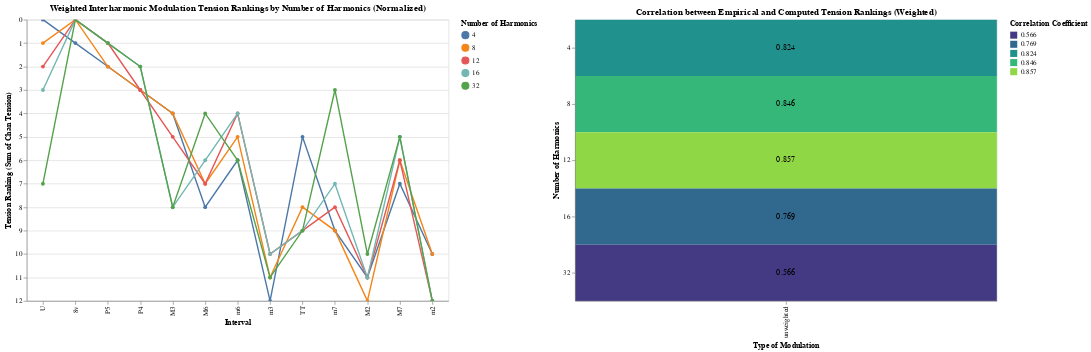

Here is the notebook cell this chart was saved with:
### Markdown cell above
with weights no limit

### Code cell
big_df, corr_df = compute_interharmonic_tension_ranking_and_correlation(number_of_harmonics_ranges=[4,8,12,16,32],apply_weights_to_harmonics=False,limit_delta_frequency=True,include_lower_bound=True,empirical_ranking=empirical_ranking)
ranking_linear_plot, corr_heatmap = plot_normalized_interharmonic_plots_correlation_chan(big_df,corr_df,empirical_ranking=empirical_ranking)
ranking_linear_plot = ranking_linear_plot.properties(title='Weighted Interharmonic Modulation Tension Rankings by Number of Harmonics (Normalized)')
corr_heatmap = corr_heatmap.properties(title='Correlation between Empirical and Computed Tension Rankings (Weighted)')
(ranking_linear_plot | corr_heatmap).resolve_scale(color='independent').resolve_legend(color='independent')

### Figure 1 — Vega-Lite specification as saved in the notebook (floating-point values rounded to 4 significant figures)
{"config": {"view": {"continuousWidth": 300, "continuousHeight": 300}}, "hconcat": [{"data": {"name": "data-68376e3975e5e0fc5062738a99605ea6"}, "mark": {"type": "line", "point": true}, "encoding": {"color": {"field": "number_of_harmonics", "title": "Number of Harmonics", "type": "nominal"}, "tooltip": [{"field": "interval", "type": "nominal"}, {"field": "tension_ranking", "type": "quantitative"}, {"field": "number_of_harmonics", "type": "quantitative"}], "x": {"field": "interval", "sort": ["U", "8v", "P5", "P4", "M3", "M6", "m6", "m3", "TT", "m7", "M2", "M7", "m2"], "title": "Interval", "type": "nominal"}, "y": {"field": "tension_ranking", "scale": {"reverse": true}, "title": "Tension Ranking (Sum of Chan Tension)", "type": "quantitative"}}, "height": 400, "name": "view_12", "title": "Weighted Interharmonic Modulation Tension Rankings by Number of Harmonics (Normalized)", "width": 600}, {"layer": [{"mark": {"type": "rect"}, "encoding": {"color": {"field": "correlation_coefficient", "scale": {"scheme": "viridis"}, "title": "Correlation Coefficient", "type": "nominal"}, "tooltip": [{"field": "number_of_harmonics", "type": "quantitative"}, {"field": "correlation_coefficient", "type": "quantitative"}, {"field": "type_of_modulation", "type": "nominal"}], "x": {"field": "type_of_modulation", "title": "Type of Modulation", "type": "nominal"}, "y": {"field": "number_of_harmonics", "title": "Number of Harmonics", "type": "ordinal"}}, "name": "view_11", "title": "Correlation between Empirical and Computed Tension Rankings"}, {"mark": {"type": "text", "baseline": "middle", "color": "black"}, "encoding": {"text": {"field": "correlation_coefficient", "type": "nominal"}, "x": {"field": "type_of_modulation", "type": "nominal"}, "y": {"field": "number_of_harmonics", "type": "ordinal"}}}], "data": {"name": "data-933b515759eef247587e43520d28ba2b"}, "height": 400, "title": "Correlation between Empirical and Computed Tension Rankings (Weighted)", "width": 600}], "params": [{"name": "param_15", "select": {"type": "interval", "encodings": ["x", "y"]}, "bind": "scales", "views": ["view_12"]}, {"name": "param_16", "select": {"type": "interval", "encodings": ["x", "y"]}, "bind": "scales", "views": ["view_11"]}], "resolve": {"legend": {"color": "independent"}, "scale": {"color": "independent"}}, "$schema": "https://vega.github.io/schema/vega-lite/v5.20.1.json", "datasets": {"data-68376e3975e5e0fc5062738a99605ea6": [{"interval": "U", "tension_ranking_sum": 0.0, "number_of_harmonics": 4, "tension_ranking": 0}, {"interval": "8v", "tension_ranking_sum": 0.0, "number_of_harmonics": 4, "tension_ranking": 1}, {"interval": "P5", "tension_ranking_sum": 0.1, "number_of_harmonics": 4, "tension_ranking": 2}, {"interval": "P4", "tension_ranking_sum": 0.1333, "number_of_harmonics": 4, "tension_ranking": 3}, {"interval": "M3", "tension_ranking_sum": 0.2333, "number_of_harmonics": 4, "tension_ranking": 4}, {"interval": "TT", "tension_ranking_sum": 0.2333, "number_of_harmonics": 4, "tension_ranking": 5}, {"interval": "m6", "tension_ranking_sum": 0.2333, "number_of_harmonics": 4, "tension_ranking": 6}, {"interval": "M7", "tension_ranking_sum": 0.3, "number_of_harmonics": 4, "tension_ranking": 7}, {"interval": "M6", "tension_ranking_sum": 0.4333, "number_of_harmonics": 4, "tension_ranking": 8}, {"interval": "m7", "tension_ranking_sum": 0.4333, "number_of_harmonics": 4, "tension_ranking": 9}, {"interval": "m2", "tension_ranking_sum": 0.8333, "number_of_harmonics": 4, "tension_ranking": 10}, {"interval": "M2", "tension_ranking_sum": 0.9333, "number_of_harmonics": 4, "tension_ranking": 11}, {"interval": "m3", "tension_ranking_sum": 0.9333, "number_of_harmonics": 4, "tension_ranking": 12}, {"interval": "8v", "tension_ranking_sum": 0.2286, "number_of_harmonics": 8, "tension_ranking": 0}, {"interval": "U", "tension_ranking_sum": 0.4619, "number_of_harmonics": 8, "tension_ranking": 1}, {"interval": "P5", "tension_ranking_sum": 0.5743, "number_of_harmonics": 8, "tension_ranking": 2}, {"interval": "P4", "tension_ranking_sum": 0.7476, "number_of_harmonics": 8, "tension_ranking": 3}, {"interval": "M3", "tension_ranking_sum": 0.9143, "number_of_harmonics": 8, "tension_ranking": 4}, {"interval": "m6", "tension_ranking_sum": 0.9286, "number_of_harmonics": 8, "tension_ranking": 5}, {"interval": "M7", "tension_ranking_sum": 1.093, "number_of_harmonics": 8, "tension_ranking": 6}, {"interval": "M6", "tension_ranking_sum": 1.233, "number_of_harmonics": 8, "tension_ranking": 7}, {"interval": "TT", "tension_ranking_sum": 1.253, "number_of_harmonics": 8, "tension_ranking": 8}, {"interval": "m7", "tension_ranking_sum": 1.333, "number_of_harmonics": 8, "tension_ranking": 9}, {"interval": "m2", "tension_ranking_sum": 2.582, "number_of_harmonics": 8, "tension_ranking": 10}, {"interval": "m3", "tension_ranking_sum": 2.589, "number_of_harmonics": 8, "tension_ranking": 11}, {"interval": "M2", "tension_ranking_sum": 2.634, "number_of_harmonics": 8, "tension_ranking": 12}, {"interval": "8v", "tension_ranking_sum": 0.8186, "number_of_harmonics": 12, "tension_ranking": 0}, {"interval": "P5", "tension_ranking_sum": 1.315, "number_of_harmonics": 12, "tension_ranking": 1}, {"interval": "U", "tension_ranking_sum": 1.459, "number_of_harmonics": 12, "tension_ranking": 2}, {"interval": "P4", "tension_ranking_sum": 1.697, "number_of_harmonics": 12, "tension_ranking": 3}, {"interval": "m6", "tension_ranking_sum": 2.198, "number_of_harmonics": 12, "tension_ranking": 4}, {"interval": "M3", "tension_ranking_sum": 2.287, "number_of_harmonics": 12, "tension_ranking": 5}, {"interval": "M7", "tension_ranking_sum": 2.322, "number_of_harmonics": 12, "tension_ranking": 6}, {"interval": "M6", "tension_ranking_sum": 2.423, "number_of_harmonics": 12, "tension_ranking": 7}, {"interval": "m7", "tension_ranking_sum": 2.562, "number_of_harmonics": 12, "tension_ranking": 8}, {"interval": "TT", "tension_ranking_sum": 2.905, "number_of_harmonics": 12, "tension_ranking": 9}, {"interval": "m3", "tension_ranking_sum": 4.554, "number_of_harmonics": 12, "tension_ranking": 10}, {"interval": "M2", "tension_ranking_sum": 4.767, "number_of_harmonics": 12, "tension_ranking": 11}, {"interval": "m2", "tension_ranking_sum": 5.31, "number_of_harmonics": 12, "tension_ranking": 12}, {"interval": "8v", "tension_ranking_sum": 1.627, "number_of_harmonics": 16, "tension_ranking": 0}, {"interval": "P5", "tension_ranking_sum": 2.518, "number_of_harmonics": 16, "tension_ranking": 1}, {"interval": "P4", "tension_ranking_sum": 2.928, "number_of_harmonics": 16, "tension_ranking": 2}, {"interval": "U", "tension_ranking_sum": 3.112, "number_of_harmonics": 16, "tension_ranking": 3}, {"interval": "m6", "tension_ranking_sum": 3.925, "number_of_harmonics": 16, "tension_ranking": 4}, {"interval": "M7", "tension_ranking_sum": 3.97, "number_of_harmonics": 16, "tension_ranking": 5}, {"interval": "M6", "tension_ranking_sum": 4.005, "number_of_harmonics": 16, "tension_ranking": 6}, {"interval": "m7", "tension_ranking_sum": 4.075, "number_of_harmonics": 16, "tension_ranking": 7}, {"interval": "M3", "tension_ranking_sum": 4.261, "number_of_harmonics": 16, "tension_ranking": 8}, {"interval": "TT", "tension_ranking_sum": 4.845, "number_of_harmonics": 16, "tension_ranking": 9}, {"interval": "m3", "tension_ranking_sum": 7.282, "number_of_harmonics": 16, "tension_ranking": 10}, {"interval": "M2", "tension_ranking_sum": 7.344, "number_of_harmonics": 16, "tension_ranking": 11}, {"interval": "m2", "tension_ranking_sum": 8.446, "number_of_harmonics": 16, "tension_ranking": 12}, {"interval": "8v", "tension_ranking_sum": 8.488, "number_of_harmonics": 32, "tension_ranking": 0}, {"interval": "P5", "tension_ranking_sum": 11.36, "number_of_harmonics": 32, "tension_ranking": 1}, {"interval": "P4", "tension_ranking_sum": 13.15, "number_of_harmonics": 32, "tension_ranking": 2}, {"interval": "m7", "tension_ranking_sum": 13.5, "number_of_harmonics": 32, "tension_ranking": 3}, {"interval": "M6", "tension_ranking_sum": 14.28, "number_of_harmonics": 32, "tension_ranking": 4}, {"interval": "M7", "tension_ranking_sum": 14.37, "number_of_harmonics": 32, "tension_ranking": 5}, {"interval": "m6", "tension_ranking_sum": 14.49, "number_of_harmonics": 32, "tension_ranking": 6}, {"interval": "U", "tension_ranking_sum": 15.84, "number_of_harmonics": 32, "tension_ranking": 7}, {"interval": "M3", "tension_ranking_sum": 16.88, "number_of_harmonics": 32, "tension_ranking": 8}, {"interval": "TT", "tension_ranking_sum": 17.09, "number_of_harmonics": 32, "tension_ranking": 9}, {"interval": "M2", "tension_ranking_sum": 23.16, "number_of_harmonics": 32, "tension_ranking": 10}, {"interval": "m3", "tension_ranking_sum": 23.79, "number_of_harmonics": 32, "tension_ranking": 11}, {"interval": "m2", "tension_ranking_sum": 28.06, "number_of_harmonics": 32, "tension_ranking": 12}], "data-933b515759eef247587e43520d28ba2b": [{"number_of_harmonics": 4, "correlation_coefficient": 0.824, "type_of_modulation": "unweighted"}, {"number_of_harmonics": 8, "correlation_coefficient": 0.846, "type_of_modulation": "unweighted"}, {"number_of_harmonics": 12, "correlation_coefficient": 0.857, "type_of_modulation": "unweighted"}, {"number_of_harmonics": 16, "correlation_coefficient": 0.769, "type_of_modulation": "unweighted"}, {"number_of_harmonics": 32, "correlation_coefficient": 0.566, "type_of_modulation": "unweighted"}]}}
